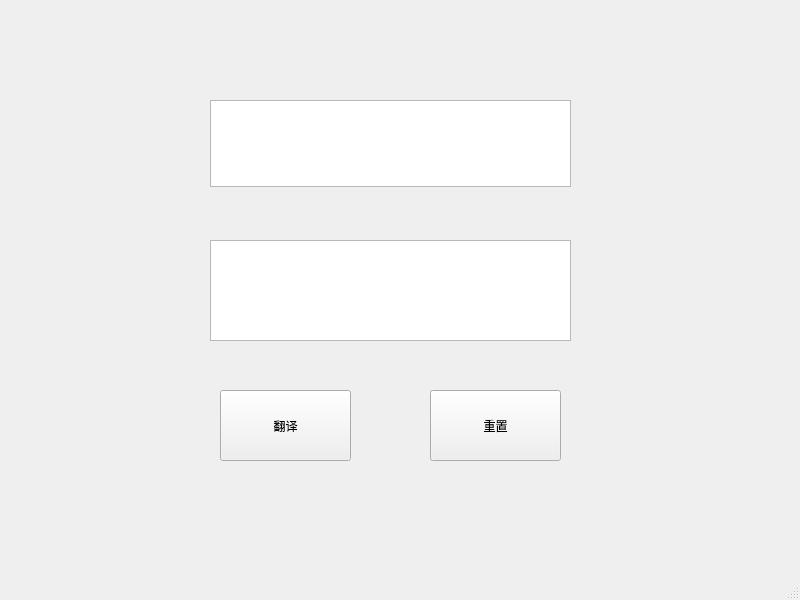
<?xml version="1.0" encoding="UTF-8"?>
<ui version="4.0">
 <class>MainWindow</class>
 <widget class="QMainWindow" name="MainWindow">
  <property name="geometry">
   <rect>
    <x>0</x>
    <y>0</y>
    <width>800</width>
    <height>600</height>
   </rect>
  </property>
  <property name="windowTitle">
   <string>MainWindow</string>
  </property>
  <widget class="QWidget" name="centralwidget">
   <widget class="QTextEdit" name="input_box">
    <property name="geometry">
     <rect>
      <x>210</x>
      <y>100</y>
      <width>361</width>
      <height>87</height>
     </rect>
    </property>
   </widget>
   <widget class="QTextBrowser" name="output_box">
    <property name="geometry">
     <rect>
      <x>210</x>
      <y>240</y>
      <width>361</width>
      <height>101</height>
     </rect>
    </property>
   </widget>
   <widget class="QPushButton" name="btn_translate">
    <property name="geometry">
     <rect>
      <x>220</x>
      <y>390</y>
      <width>131</width>
      <height>71</height>
     </rect>
    </property>
    <property name="text">
     <string>翻译</string>
    </property>
   </widget>
   <widget class="QPushButton" name="btn_reset">
    <property name="geometry">
     <rect>
      <x>430</x>
      <y>390</y>
      <width>131</width>
      <height>71</height>
     </rect>
    </property>
    <property name="text">
     <string>重置</string>
    </property>
   </widget>
  </widget>
  <widget class="QMenuBar" name="menubar">
   <property name="geometry">
    <rect>
     <x>0</x>
     <y>0</y>
     <width>800</width>
     <height>26</height>
    </rect>
   </property>
  </widget>
  <widget class="QStatusBar" name="statusbar"/>
 </widget>
 <resources/>
 <connections/>
</ui>
